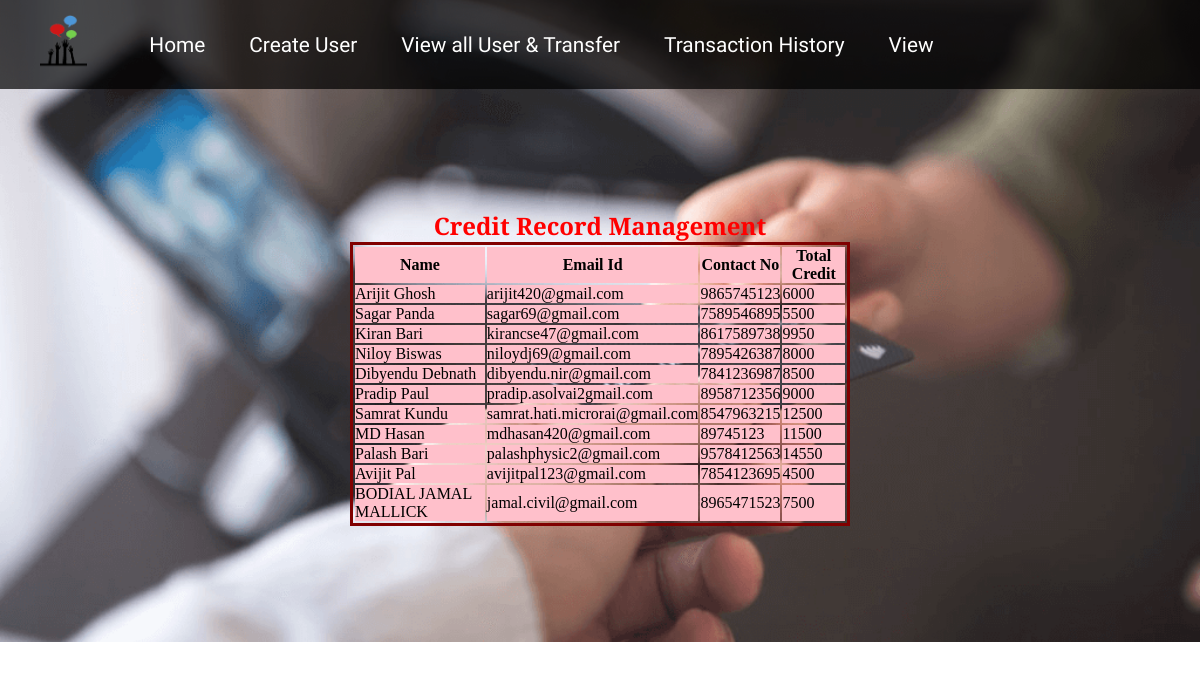
The page /view.php on the database its author committed.
### tables this page shows
CREATE TABLE IF NOT EXISTS `credit` (
  `id` int(10) NOT NULL AUTO_INCREMENT,
  `name` varchar(30) NOT NULL,
  `email` varchar(50) NOT NULL,
  `contact` varchar(20) NOT NULL,
  `credit` int(20) NOT NULL,
  PRIMARY KEY (`id`),
  UNIQUE KEY `name` (`name`),
  UNIQUE KEY `email` (`email`),
  UNIQUE KEY `contact` (`contact`)
);

### view.php (the view, shortened to what this page needs)
<?php
$con=mysqli_connect('localhost','id14907308_root','Kiranadmin@47');
mysqli_select_db($con,'id14907308_tsf_db');
 $q="select * from credit";
 $result=mysqli_query($con,$q);
 $num=mysqli_num_rows($result);
?>
<!DOCTYPE html>
<html lang="en">
<head>
    <link rel="stylesheet" href="style.css">
    <link rel="stylesheet" href="viewStyle.css" />
    <link rel="stylesheet" media="screen and (max-width: 1170px)" href="phone.css">
</head>
<body>
    <nav id="navbar">
        <div id="logo">
            <img src="tsflogo.png" >
        </div>
        <ul>
            <li class="item"><a href="index.php">Home</a></li>
            <li class="item"><a href="insertForm.php">Create User</a></li>
            <li class="item"><a href="transferForm.php">View all User & Transfer</a></li>
            <li class="item"><a href="history.php">Transaction History</a></li>
            <li class="item"><a href="view.php">View</a></li>
        </ul>
    </nav>
    <section id="home">
	<h1>Credit Record Management</h1>
  <table id="view_table">
    <tr>
	 <th>Name</th>
	 <th>Email Id</th>
	 <th>Contact No</th>
	 <th> Total Credit</th>
	</tr>
	<?php
	 for($i=1;$i<=$num;$i++)
	 {
		 $row=mysqli_fetch_array($result);
	?>
	<tr>
	 <td><?php echo $row['name']; ?></td>
	 <td><?php echo $row['email']; ?></td>
	 <td><?php echo $row['contact']; ?></td>
	 <td><?php echo $row['credit']; ?></td>
	</tr>
	<?php
	 }
	?>
  </table>
    </section>
</body>
</html>

### style.css (style rules this page uses)
* { margin: 0; padding: 0; }
html { scroll-behavior: smooth; }
:root { --navbar-height: 59px; }
#navbar { display: flex; align-items: center; position: sticky; top: 0px; }
#navbar::before { content: ""; background-color: black; position: absolute; top:0px; left:0px; height: 100%; width:100%; z-index: -1; opacity: 0.7; }
#logo { margin: 10px 34px; }
#logo img { height: 59px; margin: 3px 6px; }
#navbar ul { display: flex; font-family: 'Baloo Bhai', cursive; }
#navbar ul li { list-style: none; font-size: 1.3rem; }
#navbar ul li a { color: white; display: block; padding: 3px 22px; border-radius: 20px; text-decoration: none; }
#home { display: flex; flex-direction: column; padding:3px 200px; height: 550px; justify-content: center; align-items: center; }
#home::before { content: ""; position: absolute; background: url('../bg1.jpg') no-repeat center center/cover; height: 642px; top:0px; left:0px; width: 100%; z-index: -1; opacity:0.89; }
#home h1 { color:Red; text-align: center; font-family: 'Bree Serif', serif; }

### viewStyle.css (style rules this page uses)
#view_table { border-style:solid; border-color:maroon; width:500px }
#view_table tr { background-color:pink; }

### phone.css (style rules this page uses)
#navbar { flex-direction: column; }
#navbar ul li a { font-size: 1rem; padding: 0px 7px; padding-bottom: 8px; }
#home { height: 370px; padding: 3px 28px; }
#home::before { height: 480px; }

### rows shown on the page
credit: name "Arijit Ghosh", email "arijit420@gmail.com", contact "9865745123", credit "6000"
credit: name "Sagar Panda", email "sagar69@gmail.com", contact "7589546895", credit "5500"
credit: name "Kiran Bari", email "kirancse47@gmail.com", contact "8617589738", credit "9950"
credit: name "Niloy Biswas", email "niloydj69@gmail.com", contact "7895426387", credit "8000"
credit: name "Dibyendu Debnath", email "dibyendu.nir@gmail.com", contact "7841236987", credit "8500"
credit: name "Pradip Paul", email "pradip.asolvai2gmail.com", contact "8958712356", credit "9000"
credit: name "Samrat Kundu", email "samrat.hati.microrai@gmail.com", contact "8547963215", credit "12500"
credit: name "MD Hasan", email "mdhasan420@gmail.com", contact "89745123", credit "11500"
credit: name "Palash Bari", email "palashphysic2@gmail.com", contact "9578412563", credit "14550"
credit: name "Avijit Pal", email "avijitpal123@gmail.com", contact "7854123695", credit "4500"
credit: name "BODIAL JAMAL MALLICK", email "jamal.civil@gmail.com", contact "8965471523", credit "7500"
